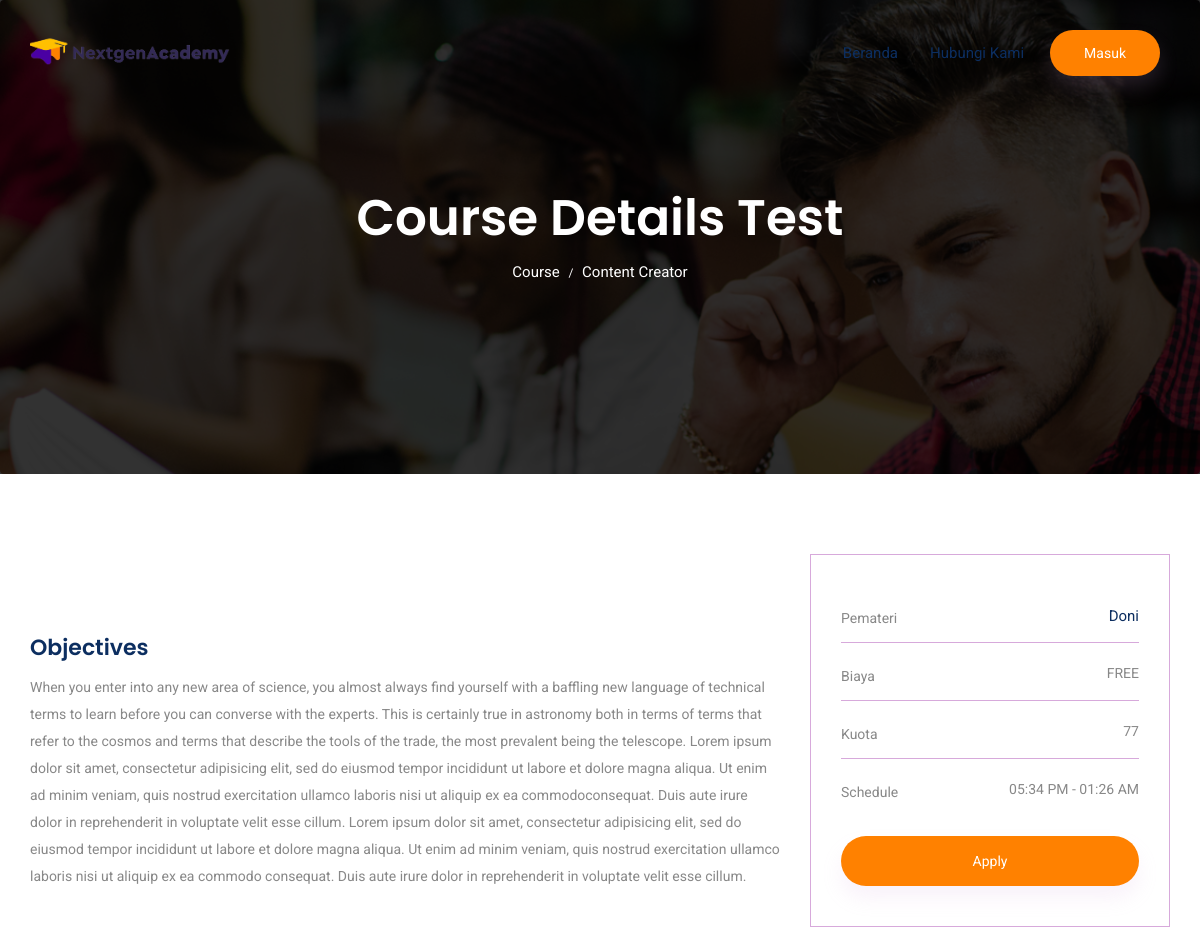
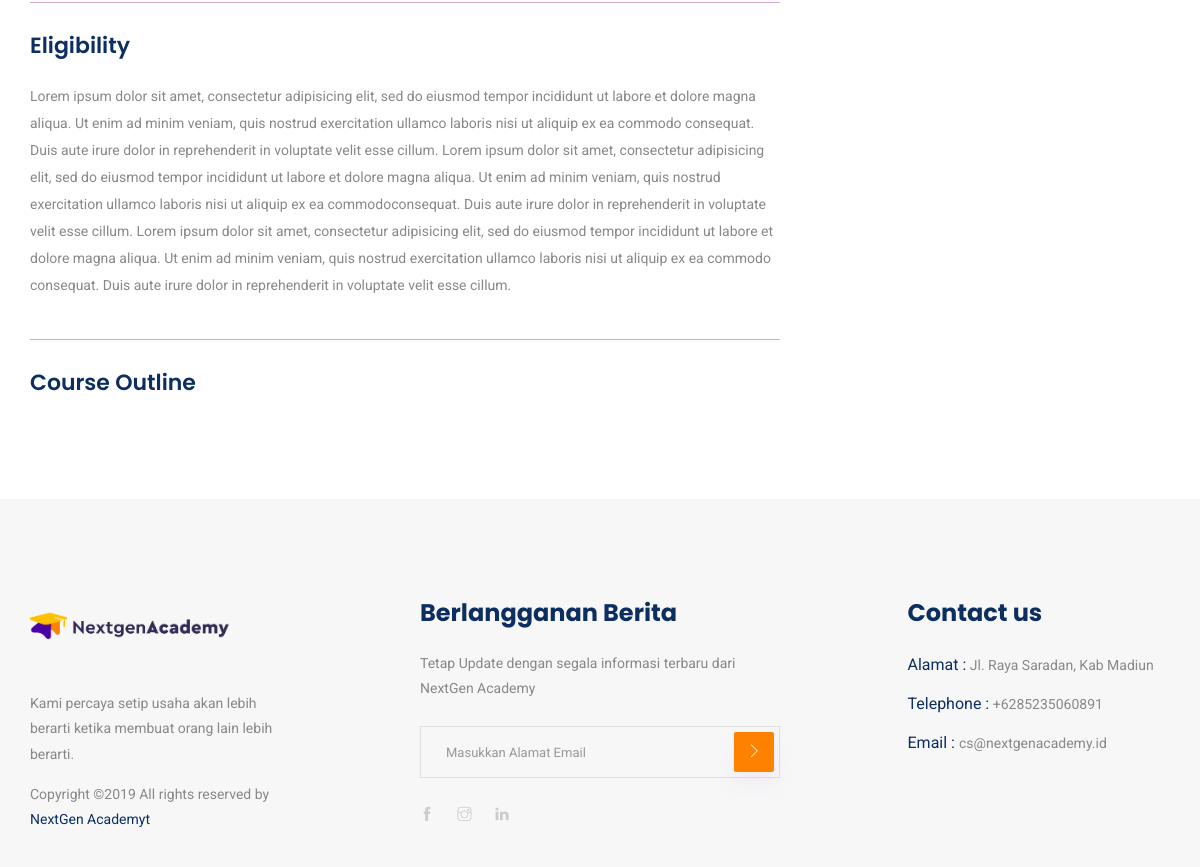
The app's page /course/detail/Course-Details-Test with its own data (2 pictures, top to bottom).
### tables this page shows
CREATE TABLE `course` (
  `course_id` int(11) NOT NULL,
  `image_course` varchar(1000) DEFAULT NULL,
  `preview` varchar(1000) DEFAULT NULL,
  `objective` text DEFAULT NULL,
  `eligibility` text DEFAULT NULL,
  `outline` text DEFAULT NULL,
  `status` smallint(6) DEFAULT NULL,
  `create_time` timestamp NULL DEFAULT current_timestamp(),
  `update_time` timestamp NULL DEFAULT NULL,
  `create_by` int(11) DEFAULT NULL,
  `update_by` int(11) DEFAULT NULL,
  `ip_address` varchar(15) DEFAULT NULL,
  `title` varchar(50) DEFAULT NULL,
  `course_category_id` int(11) DEFAULT NULL,
  `index_course` varchar(200) DEFAULT NULL
);

CREATE TABLE `course_category` (
  `course_category_id` int(11) NOT NULL,
  `course_category_name` varchar(50) DEFAULT NULL,
  `status` smallint(6) DEFAULT NULL,
  `create_time` timestamp NULL DEFAULT current_timestamp(),
  `update_time` timestamp NULL DEFAULT NULL,
  `create_by` int(11) DEFAULT NULL,
  `update_by` int(11) DEFAULT NULL,
  `ip_address` varchar(15) DEFAULT NULL
);

CREATE TABLE `account` (
  `account_id` int(11) NOT NULL,
  `name` varchar(100) DEFAULT NULL,
  `gender` smallint(6) DEFAULT NULL,
  `address` varchar(1000) DEFAULT NULL,
  `image` varchar(1000) DEFAULT NULL,
  `born_date` date DEFAULT NULL,
  `phone_number` varchar(15) DEFAULT NULL,
  `instagram_id` varchar(25) DEFAULT NULL,
  `email` varchar(50) DEFAULT NULL,
  `password` varchar(1000) DEFAULT NULL,
  `status` smallint(6) DEFAULT NULL,
  `role` smallint(6) DEFAULT NULL,
  `create_time` timestamp NULL DEFAULT current_timestamp(),
  `update_time` timestamp NULL DEFAULT NULL,
  `create_by` int(11) DEFAULT NULL,
  `update_by` int(11) DEFAULT NULL,
  `ip_address` varchar(15) DEFAULT NULL
);

CREATE TABLE `schedule` (
  `schedule_id` int(11) NOT NULL,
  `course_id` int(11) DEFAULT NULL,
  `account_id` int(11) DEFAULT NULL,
  `type` smallint(6) DEFAULT NULL,
  `fee` int(11) DEFAULT NULL,
  `start_time` timestamp NULL DEFAULT NULL,
  `finish_time` timestamp NULL DEFAULT NULL,
  `place` varchar(1000) DEFAULT NULL,
  `quota` smallint(11) DEFAULT NULL,
  `status` smallint(6) DEFAULT NULL,
  `create_time` timestamp NULL DEFAULT current_timestamp(),
  `update_time` timestamp NULL DEFAULT NULL,
  `create_by` int(11) DEFAULT NULL,
  `update_by` int(11) DEFAULT NULL,
  `ip_address` varchar(15) DEFAULT NULL
);

### application/controllers/Course.php (called while the page is built, shortened)
<?php
class Course extends CI_Controller {
    public function __construct(){
		$this->load->model('Login');
		$this->load->model('CourseModel');
		$this->load->model('Converter');
		$this->load->model('ClassModel');
		$this->load->model('ScheduleModel');
		$this->load->model('PaymentModel');
		$this->load->library('session');
	}
    public function detail(){
    	$page_index = substr($_SERVER[ "REQUEST_URI" ], strrpos($_SERVER[ "REQUEST_URI" ], '/') + 1);
    	$course_detail = $this->CourseModel->one_course($page_index);
		if($course_detail->num_rows() > 0){
			foreach($course_detail->result() as $row_course_detail){
				$data['course_title'] = $row_course_detail->title ;
				$data['course_name_pemateri'] = $row_course_detail->name ;
				$data['course_kategori'] = $row_course_detail->course_category_name ;
				$data['course_objective'] = $row_course_detail->objective ;
				$data['course_eligibility'] = $row_course_detail->eligibility ;
				$data['course_outline'] = $row_course_detail->outline ;
				$data['course_preview'] = $row_course_detail->preview ;
				$data['course_image'] = $row_course_detail->image_course ;
				$data['course_fee'] = $this->Converter->rupiah($row_course_detail->fee) ;
				$data['course_quota'] = $row_course_detail->quota ;
				$data['course_start_time'] = $row_course_detail->start_time ;
				$data['course_finish_time'] = $row_course_detail->finish_time ;
				$data['course_index_course'] = $row_course_detail->index_course ;
				$data['course_schedule_id'] = $row_course_detail->schedule_id ;
			}
			if(!$this->session->userdata('account_id')){
				$data['member_apply'] = 0 ;
			}
			$this->load->view('side/header');
			$this->load->view('course_detail', $data);
			$this->load->view('side/footer');
		} else {
			show_404();
		}
    }
}

### index.php (called while the page is built, shortened)
<?php
require_once BASEPATH.'core/CodeIgniter.php';

### application/models/CourseModel.php (called while the page is built, shortened)
<?php if (!defined('BASEPATH')) exit('No direct script access allowed');
class CourseModel extends CI_Model {
    public function one_course($data){
        $this->db->select('*');
        $this->db->from('course c');
        $this->db->join('schedule s' , 'c.course_id = s.course_id');
        $this->db->join('course_category b ' , 'c.course_category_id = b.course_category_id');
        $this->db->join('account a' , 'a.account_id = s.account_id');
        $this->db->where('index_course', $data);
        return $this->db->get();
    }
}

### application/views/course_detail.php (the view, shortened to what this page needs)
<section class="breadcrumb breadcrumb_bg">
    <div class="container">
        <div class="row">
            <div class="col-lg-12">
                <div class="breadcrumb_iner text-center">
                    <div class="breadcrumb_iner_item">
                        <h2><?php echo $course_title ?></h2>
                        <p>Course <span>/</span> <?php echo $course_kategori ?> </p>
                    </div>
                </div>
            </div>
        </div>
    </div>
</section>
<section class="course_details_area section_padding">
    <div class="container">
        <div class="row">
            <div class="col-lg-8 course_details_left">
                <div class="main_image">
                </div>
                <div class="content_wrapper">
                    <h4 class="title_top">Objectives</h4>
                    <div class="content">
                        <?php echo $course_objective ?>
                    </div>
                    <h4 class="title">Eligibility</h4>
                    <div class="content">
                        <?php echo $course_eligibility ?>
                    </div>
                    <h4 class="title">Course Outline</h4>
                </div>
            </div>
            <div class="col-lg-4 right-contents">
                <div class="sidebar_top">
                    <ul>
                        <li>
                            <a class="justify-content-between d-flex" href="#">
                                <p>Pemateri </p>
                                <span class="color"><?php echo $course_name_pemateri ?></span>
                            </a>
                        </li>
                        <li>
                            <a class="justify-content-between d-flex" href="#">
                                <p>Biaya </p>
                                <span><?php echo $course_fee ?></span>
                            </a>
                        </li>
                        <li>
                            <a class="justify-content-between d-flex" href="#">
                                <p>Kuota </p>
                                <span><?php echo $course_quota ?></span>
                            </a>
                        </li>
                        <li>
                            <a class="justify-content-between d-flex" href="#">
                                <p>Schedule </p>
                                <span>
                                    <?php
                                    $start_course = new DateTime($course_start_time);
                                    $finish_course = new DateTime($course_finish_time);
                                    echo $start_course->format('h:i A').' - '.$finish_course->format('h:i A');
                                    ?>
                                </span>
                            </a>
                        </li>
                    </ul>
                    <?php
                    if($member_apply > 0){
                        echo '<a href="#" class="genric-btn d-block disable circle">Registered</a>';
                    } else {
                        echo '<a href="'.base_url().'course/apply_course_wa/'.$course_index_course.'" class="btn_1 d-block">Apply</a>' ;
                    }
                    ?>
                </div>
            </div>
        </div>
    </div>
</section>

### records on screen
course: title "Course Details Test", course_category.course_category_name "Content Creator", objective "When you enter into any new area of science, you almost always find yourself with a baffling new language of technical terms to learn before you can converse with the experts. This is certainly true in astronomy both in terms of terms that refer to the cosmos and terms that describe the tools of the trade, the most prevalent being the telescope. Lorem ipsum dolor sit amet, consectetur adipisicing elit, sed do eiusmod tempor incididunt ut labore et dolore magna aliqua. Ut enim ad minim veniam, quis nostrud exercitation ullamco laboris nisi ut aliquip ex ea commodoconsequat. Duis aute irure dolor in reprehenderit in voluptate velit esse cillum. Lorem ipsum dolor sit amet, consectetur…", eligibility "Lorem ipsum dolor sit amet, consectetur adipisicing elit, sed do eiusmod tempor incididunt ut labore et dolore magna aliqua. Ut enim ad minim veniam, quis nostrud exercitation ullamco laboris nisi ut aliquip ex ea commodo consequat. Duis aute irure dolor in reprehenderit in voluptate velit esse cillum. Lorem ipsum dolor sit amet, consectetur adipisicing elit, sed do eiusmod tempor incididunt ut labore et dolore magna aliqua. Ut enim ad minim veniam, quis nostrud exercitation ullamco laboris nisi ut aliquip ex ea commodoconsequat. Duis aute irure dolor in reprehenderit in voluptate velit esse cillum. Lorem ipsum dolor sit amet, consectetur adipisicing elit, sed do eiusmod tempor incididunt…", account.name "Doni", schedule.quota "77", schedule.start_time "05:34 PM", schedule.finish_time "01:26 AM"

### other values on screen
$course_fee "FREE"
